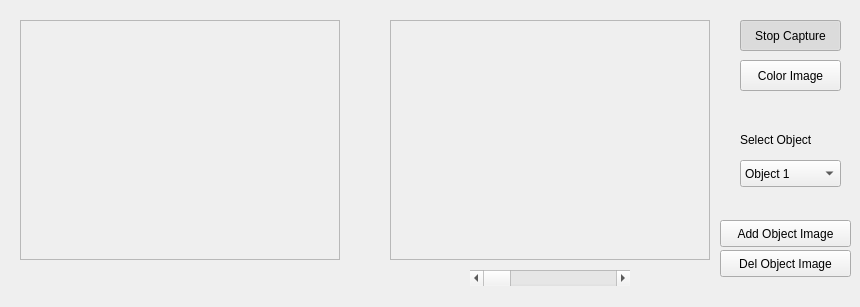
<?xml version="1.0" encoding="UTF-8"?>
<ui version="4.0">
 <class>MainWindow</class>
 <widget class="QWidget" name="MainWindow">
  <property name="geometry">
   <rect>
    <x>0</x>
    <y>0</y>
    <width>860</width>
    <height>307</height>
   </rect>
  </property>
  <property name="windowTitle">
   <string>Proyecto de Visión Artificial</string>
  </property>
  <widget class="QFrame" name="imageFrameS">
   <property name="geometry">
    <rect>
     <x>20</x>
     <y>20</y>
     <width>320</width>
     <height>240</height>
    </rect>
   </property>
   <property name="frameShape">
    <enum>QFrame::StyledPanel</enum>
   </property>
   <property name="frameShadow">
    <enum>QFrame::Raised</enum>
   </property>
  </widget>
  <widget class="QFrame" name="imageFrameD">
   <property name="geometry">
    <rect>
     <x>390</x>
     <y>20</y>
     <width>320</width>
     <height>240</height>
    </rect>
   </property>
   <property name="frameShape">
    <enum>QFrame::StyledPanel</enum>
   </property>
   <property name="frameShadow">
    <enum>QFrame::Raised</enum>
   </property>
  </widget>
  <widget class="QPushButton" name="captureButton">
   <property name="geometry">
    <rect>
     <x>740</x>
     <y>20</y>
     <width>101</width>
     <height>31</height>
    </rect>
   </property>
   <property name="text">
    <string>Stop Capture</string>
   </property>
   <property name="checkable">
    <bool>true</bool>
   </property>
   <property name="checked">
    <bool>true</bool>
   </property>
  </widget>
  <widget class="QPushButton" name="colorButton">
   <property name="geometry">
    <rect>
     <x>740</x>
     <y>60</y>
     <width>101</width>
     <height>31</height>
    </rect>
   </property>
   <property name="text">
    <string>Color Image</string>
   </property>
   <property name="checkable">
    <bool>true</bool>
   </property>
   <property name="checked">
    <bool>false</bool>
   </property>
  </widget>
  <widget class="QLabel" name="label">
   <property name="geometry">
    <rect>
     <x>740</x>
     <y>130</y>
     <width>91</width>
     <height>20</height>
    </rect>
   </property>
   <property name="text">
    <string>Select Object</string>
   </property>
  </widget>
  <widget class="QComboBox" name="comboBoxObjectSelect">
   <property name="geometry">
    <rect>
     <x>740</x>
     <y>160</y>
     <width>101</width>
     <height>27</height>
    </rect>
   </property>
   <item>
    <property name="text">
     <string>Object 1</string>
    </property>
   </item>
   <item>
    <property name="text">
     <string>Object 2</string>
    </property>
   </item>
   <item>
    <property name="text">
     <string>Object 3</string>
    </property>
   </item>
  </widget>
  <widget class="QPushButton" name="addObjButton">
   <property name="geometry">
    <rect>
     <x>720</x>
     <y>220</y>
     <width>131</width>
     <height>27</height>
    </rect>
   </property>
   <property name="text">
    <string>Add Object Image</string>
   </property>
  </widget>
  <widget class="QPushButton" name="delObjButton">
   <property name="geometry">
    <rect>
     <x>720</x>
     <y>250</y>
     <width>131</width>
     <height>27</height>
    </rect>
   </property>
   <property name="text">
    <string>Del Object Image</string>
   </property>
  </widget>
  <widget class="QScrollBar" name="horizontalScrollBar">
   <property name="geometry">
    <rect>
     <x>470</x>
     <y>270</y>
     <width>160</width>
     <height>16</height>
    </rect>
   </property>
   <property name="orientation">
    <enum>Qt::Horizontal</enum>
   </property>
  </widget>
 </widget>
 <resources/>
 <connections/>
</ui>
